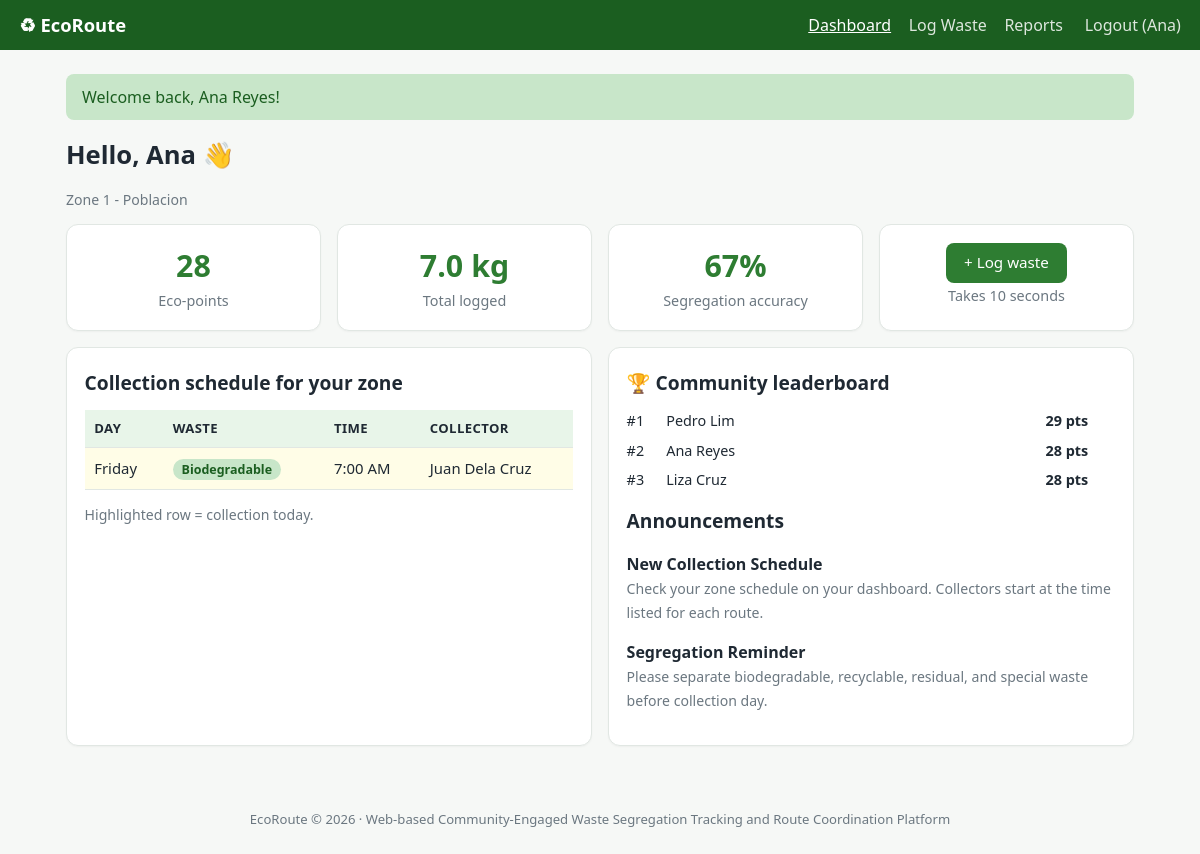
Screenshot of /resident/dashboard.php (signed in) with the database file from the repository.
### tables this page shows
CREATE TABLE zones(
  id INT AUTO_INCREMENT PRIMARY KEY,
  name VARCHAR(80) NOT NULL,
  description VARCHAR(255) DEFAULT ''
);

CREATE TABLE routes(
  id INT AUTO_INCREMENT PRIMARY KEY,
  name VARCHAR(100) NOT NULL,
  zone_id INT NOT NULL,
  collector_id INT NULL,
  collection_day ENUM('Monday','Tuesday','Wednesday','Thursday','Friday','Saturday','Sunday') NOT NULL,
  waste_type ENUM('biodegradable','recyclable','residual','special') NOT NULL,
  start_time TIME NOT NULL DEFAULT '07:00:00',
  FOREIGN KEY(zone_id) REFERENCES zones(id) ON DELETE CASCADE,
  FOREIGN KEY(collector_id) REFERENCES users(id) ON DELETE SET NULL
);

CREATE TABLE users(
  id INT AUTO_INCREMENT PRIMARY KEY,
  name VARCHAR(100) NOT NULL,
  email VARCHAR(120) NOT NULL UNIQUE,
  password VARCHAR(255) NOT NULL,
  role ENUM('resident','collector','admin') NOT NULL DEFAULT 'resident',
  zone_id INT NULL,
  phone VARCHAR(30) DEFAULT '',
  created_at TIMESTAMP DEFAULT CURRENT_TIMESTAMP,
  FOREIGN KEY(zone_id) REFERENCES zones(id) ON DELETE SET NULL
);

CREATE TABLE announcements(
  id INT AUTO_INCREMENT PRIMARY KEY,
  title VARCHAR(120) NOT NULL,
  body TEXT NOT NULL,
  created_at TIMESTAMP DEFAULT CURRENT_TIMESTAMP
);

### resident/dashboard.php (the view)
<?php require __DIR__ . '/../config.php'; require_role('resident'); $title = 'Dashboard';
$u = user();
$st = $pdo->prepare("SELECT COALESCE(SUM(points),0) pts, COALESCE(SUM(weight_kg),0) kg, COALESCE(ROUND(AVG(properly_segregated)*100),0) acc, COUNT(*) n FROM segregation_logs WHERE user_id=?");
$st->execute([$u['id']]); $s = $st->fetch();
$zn = $pdo->prepare('SELECT name FROM zones WHERE id=?'); $zn->execute([$u['zone_id']]); $zone = $zn->fetchColumn();
$sc = $pdo->prepare("SELECT r.*, c.name collector FROM routes r LEFT JOIN users c ON c.id=r.collector_id WHERE r.zone_id=? ORDER BY FIELD(r.collection_day,'Monday','Tuesday','Wednesday','Thursday','Friday','Saturday','Sunday')");
$sc->execute([$u['zone_id']]); $sched = $sc->fetchAll();
$lb = $pdo->query("SELECT u.name, SUM(l.points) pts FROM segregation_logs l JOIN users u ON u.id=l.user_id GROUP BY u.id ORDER BY pts DESC LIMIT 5")->fetchAll();
$ann = $pdo->query('SELECT * FROM announcements ORDER BY id DESC LIMIT 2')->fetchAll();
include __DIR__ . '/../includes/header.php'; ?>
<h1>Hello, <?= e(explode(' ', $u['name'])[0]) ?> 👋</h1>
<p class="mut"><?= e($zone) ?></p>
<div class="grid">
  <div class="card stat"><b><?= (int)$s['pts'] ?></b><span>Eco-points</span></div>
  <div class="card stat"><b><?= number_format($s['kg'], 1) ?> kg</b><span>Total logged</span></div>
  <div class="card stat"><b><?= (int)$s['acc'] ?>%</b><span>Segregation accuracy</span></div>
  <div class="card stat"><a class="btn" href="log.php">+ Log waste</a><br><span>Takes 10 seconds</span></div>
</div>
<div class="grid two">
  <div class="card"><h2>Collection schedule for your zone</h2><div class="tbl"><table>
    <thead><tr><th>Day</th><th>Waste</th><th>Time</th><th>Collector</th></tr></thead><tbody>
    <?php foreach ($sched as $r): ?><tr class="<?= $r['collection_day'] === date('l') ? 'today' : '' ?>">
      <td><?= $r['collection_day'] ?></td><td><?= badge($r['waste_type']) ?></td><td><?= date('g:i A', strtotime($r['start_time'])) ?></td><td><?= e($r['collector'] ?? 'Unassigned') ?></td></tr>
    <?php endforeach; if (!$sched) echo '<tr><td colspan="4" class="mut">No routes for your zone yet.</td></tr>'; ?></tbody></table></div>
    <p class="mut">Highlighted row = collection today.</p></div>
  <div class="card"><h2>🏆 Community leaderboard</h2>
    <?php foreach ($lb as $i => $l): ?><div class="barrow" style="grid-template-columns:30px 1fr 70px"><span>#<?= $i + 1 ?></span><span><?= e($l['name']) ?></span><b><?= (int)$l['pts'] ?> pts</b></div><?php endforeach; ?>
    <h2 style="margin-top:1rem">Announcements</h2>
    <?php foreach ($ann as $a): ?><p><b><?= e($a['title']) ?></b><br><span class="mut"><?= e($a['body']) ?></span></p><?php endforeach; ?></div>
</div>
<?php include __DIR__ . '/../includes/footer.php'; ?>

### config.php (shortened to what this page needs)
<?php
function e($s) { return htmlspecialchars((string)$s, ENT_QUOTES, 'UTF-8'); }
function user() { return $_SESSION['user'] ?? null; }
function badge($s) { return '<span class="badge ' . e($s) . '">' . e(str_replace('_', ' ', $s)) . '</span>'; }

### assets/css/style.css (style rules this page uses)
:root { --g:#2e7d32;--gd:#1b5e20;--gl:#e8f5e9;--ink:#1f2933;--mut:#6b7780;--bd:#e1e7e3;--bg:#f6f8f6;--warn:#f9a825;--bad:#c62828 }
* { box-sizing:border-box }
body { margin:0;font-family:system-ui,"Segoe UI",sans-serif;background:var(--bg);color:var(--ink);line-height:1.5 }
a { color:var(--g) }
h1,h2,h3 { margin:.2rem 0 .8rem }
h1 { font-size:1.6rem }
h2 { font-size:1.2rem }
.grid { display:grid;gap:1rem;grid-template-columns:repeat(auto-fit,minmax(210px,1fr)) }
.grid.two { grid-template-columns:repeat(auto-fit,minmax(340px,1fr)) }
.card { background:#fff;border:1px solid var(--bd);border-radius:12px;padding:1.1rem;margin-bottom:1rem;box-shadow:0 1px 2px rgba(0,0,0,.04) }
.stat { text-align:center }
.stat b { display:block;font-size:1.9rem;color:var(--g) }
.stat span { color:var(--mut);font-size:.9rem }
.btn { display:inline-block;background:var(--g);color:#fff;border:0;border-radius:8px;padding:.55rem 1.1rem;font-size:.95rem;cursor:pointer;text-decoration:none }
table { width:100%;border-collapse:collapse;font-size:.93rem }
th,td { padding:.55rem .6rem;border-bottom:1px solid var(--bd);text-align:left;vertical-align:top }
th { background:var(--gl);font-size:.82rem;text-transform:uppercase;letter-spacing:.03em }
.tbl { overflow-x:auto }
tr.today td { background:#fffde7 }
.badge { padding:.12rem .55rem;border-radius:99px;font-size:.78rem;font-weight:600;background:#eceff1;text-transform:capitalize }
.badge.biodegradable,.badge.collected,.badge.resolved { background:#c8e6c9;color:#1b5e20 }
.barrow { display:grid;grid-template-columns:120px 1fr 70px;gap:.6rem;align-items:center;margin:.5rem 0;font-size:.9rem }
.mut { color:var(--mut);font-size:.88rem }

### rows the page displays
zones: name "Zone 1 - Poblacion"
routes: collection_day "Friday", waste_type "Biodegradable", start_time "7:00 AM", collector.name "Juan Dela Cruz"
announcements: title "New Collection Schedule", body "Check your zone schedule on your dashboard. Collectors start at the time listed for each route."
announcements: title "Segregation Reminder", body "Please separate biodegradable, recyclable, residual, and special waste before collection day."

### other values shown
$n[1] "Dashboard"
$n[1] "Log Waste"
$n[1] "Reports"
explode(' ', $u['name'])[0] "Ana"
$f[0] "Welcome back, Ana Reyes!"
$s['pts'] "28"
$s['kg'] "7.0"
$s['acc'] "67"
$l['name'] "Pedro Lim"
$l['pts'] "29"
$l['name'] "Ana Reyes"
$l['pts'] "28"
$l['name'] "Liza Cruz"
